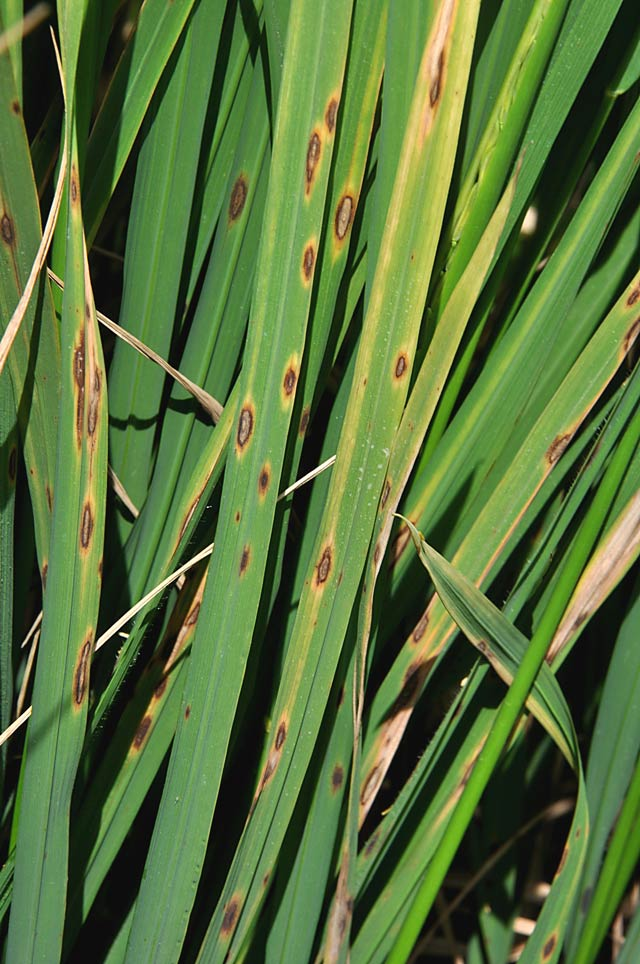
#> input picture test_brownspot.png, 640 x 964 px
$ python -i lesion_features.py   (imports and definitions only)   (older library calls are emulated)
#> lines starting #> are read from the running program, lines starting #| are printed output that depends on the picture; after the words box and inside, x2 and y2 are one past the last pixel; in counts of white or black regions, pixels touching at a corner belong together
#> further down, picture is the input picture: PIL image 640x964 RGB; mean R, G, B 88, 114.5, 58.7
### ml/preprocessor_shared.py
"""
Shared leaf preprocessing (train + inference).

Background removal is disabled by default (``REMOVE_BG_DEFAULT = False``) so the model
analyses the full original scene. Segmentation helpers remain for Layer 0 and optional
``remove_bg=True`` experiments.
"""

from __future__ import annotations

from collections import deque

import numpy as np
from PIL import Image

try:
    from scipy.ndimage import binary_fill_holes as _scipy_binary_fill_holes

    _SCIPY = True
except ImportError:
    _SCIPY = False

try:
    from skimage.measure import label as sk_label
    from skimage.morphology import closing, disk, opening

    _SKIMAGE = True
except ImportError:
    _SKIMAGE = False

_IMG_SIZE = 128
REMOVE_BG_DEFAULT = False

# Neutral backdrop after background removal (not pure white — avoids blown highlights)
_BG_COLOR = (235, 240, 235)
# Gentle luminance pull on masked leaf pixels only (no saturation/contrast boosts)
_LUMA_TARGET = 118.0
_LUMA_BLEND = 0.12
_CROP_MARGIN_FRAC = 0.06
# Segment on a downscaled copy for speed; final letterbox still targets ``size``.
_MAX_SEG_EDGE = 384


def _leaf_color_masks(arr: np.ndarray) -> tuple[np.ndarray, np.ndarray, np.ndarray, np.ndarray]:
    """HSV-based leaf colour bands: green, yellow-brown, g-dominant, skin-like."""
    r = arr[:, :, 0].astype(np.float32) / 255.0
    g = arr[:, :, 1].astype(np.float32) / 255.0
    b = arr[:, :, 2].astype(np.float32) / 255.0

    cmax = np.maximum(np.maximum(r, g), b)
    cmin = np.minimum(np.minimum(r, g), b)
    delta = cmax - cmin

    hue = np.zeros_like(r)
    mask_r = cmax == r
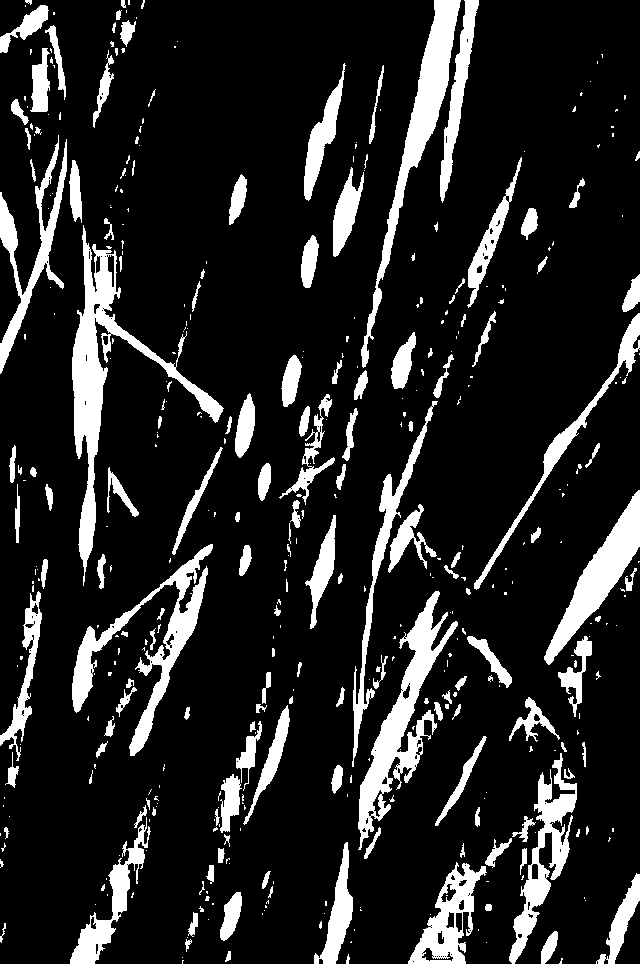
#> mask_r: shape (964, 640) bool; 14.5% white; 423 white regions (259 under 20 px), largest, box (x1, y1, x2, y2) and area: (72, 225, 224, 586) 8193, (358, 591, 458, 850) 6368, (361, 0, 461, 368) 5725
    mask_g = cmax == g
#> mask_g: shape (964, 640) bool; 86.8% white; 456 black regions (273 under 20 px), largest, box (x1, y1, x2, y2) and area: (358, 591, 458, 850) 5777, (361, 0, 461, 367) 5584, (72, 227, 112, 586) 5337
    mask_b = cmax == b
#> mask_b: shape (964, 640) bool; 2.2% white; 413 white regions (318 under 20 px), largest, box (x1, y1, x2, y2) and area: (218, 724, 260, 863) 1454, (107, 842, 147, 929) 1328, (559, 630, 592, 727) 1049
    hue[mask_r] = 60 * (((g[mask_r] - b[mask_r]) / (delta[mask_r] + 1e-8)) % 6)
    hue[mask_g] = 60 * (((b[mask_g] - r[mask_g]) / (delta[mask_g] + 1e-8)) + 2)
    hue[mask_b] = 60 * (((r[mask_b] - g[mask_b]) / (delta[mask_b] + 1e-8)) + 4)
#> hue: shape (964, 640) float32; min 0, max 357.7, mean 95.7

    sat = np.divide(delta, cmax, out=np.zeros_like(delta), where=cmax > 0)
    val = cmax

    green_leaf = (hue >= 35) & (hue <= 95) & (sat >= 0.18) & (val >= 0.15)
#> green_leaf: shape (964, 640) bool; 34.3% white; 826 white regions (660 under 20 px), largest, box (x1, y1, x2, y2) and area: (217, 0, 640, 964) 113353, (0, 0, 390, 825) 65052, (574, 753, 640, 964) 4442
    yellow_brown = (
        (hue >= 18) & (hue < 38) & (sat >= 0.12) & (val >= 0.12) & (g >= r * 0.82)
    )
#> yellow_brown: shape (964, 640) bool; 1.5% white; 533 white regions (474 under 20 px), largest, box (x1, y1, x2, y2) and area: (552, 493, 640, 652) 2402, (363, 704, 414, 814) 654, (329, 899, 351, 964) 628
    g_dominant = (g > 0.31) & (g > r * 1.05) & (g > b * 1.05)
#> g_dominant: shape (964, 640) bool; 59.4% white; 171 black regions (119 under 20 px), largest, box (x1, y1, x2, y2) and area: (60, 0, 273, 964) 63344, (308, 0, 640, 964) 53757, (405, 437, 640, 964) 34028
    skin_like = (hue < 28) & (sat >= 0.12) & (val >= 0.30) & (r > g * 0.88) & (r > b)
#> skin_like: shape (964, 640) bool; 1.3% white; 213 white regions (134 under 20 px), largest, box (x1, y1, x2, y2) and area: (571, 535, 637, 629) 896, (379, 707, 410, 760) 609, (75, 331, 84, 436) 510
    return green_leaf, yellow_brown, g_dominant, skin_like


def plant_mask_from_rgb(arr: np.ndarray) -> np.ndarray:
    """
    Boolean mask of plant-like pixels (green + yellow-brown leaf, excludes skin).

    Shared by background removal and Layer 0 heuristics so train/serve/gate agree.
    """
    green_leaf, yellow_brown, g_dominant, skin_like = _leaf_color_masks(arr)
    return (green_leaf | yellow_brown | g_dominant) & ~skin_like
#> returned value: shape (964, 640) bool; 71.3% white; 441 black regions (326 under 20 px), largest, box (x1, y1, x2, y2) and area: (60, 474, 212, 964) 22840, (178, 103, 381, 964) 21747, (440, 715, 578, 964) 16333


# [193 lines left out: functions green_leaf_fraction, _refine_plant_mask, _resize_for_segmentation, _largest_component, _fill_holes_by_border_flood, _fill_holes_in_mask and 7 more, not called in this run]

### ml/lesion_features.py
"""
Lesion-aware feature extractor for rice leaf disease classification.

Implements the four formula groups from the literature, computed AFTER the
lesion is segmented out of the leaf so the statistics describe the spot, not
the whole green leaf:

  1. GLCM (Haralick) texture features
       Build p(i,j) on the lesion region (gray quantized to 8 levels, masked).
       Distances d=1,2,3 px; angles 0deg, 45deg, 90deg, 135deg; properties
       averaged across distances and angles.

         Contrast      = sum_ij (i-j)^2 * p(i,j)
         Correlation   = sum_ij [(i-mu_i)(j-mu_j) * p(i,j)] / (sigma_i*sigma_j)
         Energy (ASM)  = sum_ij p(i,j)^2
         Homogeneity   = sum_ij p(i,j) / (1 + |i-j|)
         Entropy       = -sum_ij p(i,j) * log(p(i,j))

  2. HSV color moments per H, S, V channel (computed on lesion pixels only):
         mu    = (1/N) sum p_k
         sigma = sqrt((1/N) sum (p_k - mu)^2)
         skew  = cbrt((1/N) sum (p_k - mu)^3)        # signed cube root

  3. LBP (uniform, P=8, R=1) restricted to the lesion mask; returned as the
     normalized histogram (illumination-robust texture).

  4. Shape descriptors of the lesion mask:
         Circularity  = 4*pi * Area / Perimeter^2
         Eccentricity = best-fit-ellipse eccentricity (skimage regionprops)
         AspectRatio  = major_axis / minor_axis
         Solidity     = Area / ConvexHullArea
         Extent       = Area / BoundingBoxArea

Output: 1-D float32 vector of length ``LESION_FEATURE_DIM`` (= 29).

Segmentation strategy
---------------------
Lesions are off-green patches (brown/yellow/dark) sitting inside the green
leaf. The mask is built in two stages:

  a) Plant mask: re-use ``plant_mask_from_rgb`` so we never sample background.
  b) Within the plant region, mark a pixel as lesion when its HSV signature is
     non-green-leaf (brown/yellow hue, OR low V dark spot, OR low S desaturated
     pale spot). If that yields too few pixels, fall back to Otsu on the value
     channel within the plant region (darker class = lesion).

If even the fallback finds < ``_MIN_LESION_PIXELS`` pixels, the leaf is treated
as essentially healthy: GLCM / HSV / LBP are computed on the full plant region
instead, and the shape descriptors are returned as zeros (an explicit "no
lesion" signal the classifier can learn from).
"""

from __future__ import annotations

import numpy as np
from PIL import Image

try:
    from skimage.feature import graycomatrix, local_binary_pattern
    from skimage.filters import threshold_otsu
    from skimage.measure import label as sk_label
    from skimage.measure import regionprops
    from skimage.morphology import closing, disk, opening, remove_small_objects

    _SKIMAGE = True
except ImportError:
    _SKIMAGE = False

from .preprocessor_shared import plant_mask_from_rgb

# ---------------------------------------------------------------------------
# Tunables (kept as module constants so they show up in code review easily)
# ---------------------------------------------------------------------------

_GLCM_LEVELS = 8                       # gray-level quantization for p(i,j)
_GLCM_DISTANCES = (1, 2, 3)
_GLCM_ANGLES = (0.0, np.pi / 4, np.pi / 2, 3 * np.pi / 4)

_LBP_P = 8
_LBP_R = 1
_LBP_BINS = _LBP_P + 2                 # uniform method -> P+2 bins

_MIN_LESION_PIXELS = 60                # below this, treat leaf as healthy
_MIN_LEAF_PIXELS = 64

# Final feature vector layout (kept here so callers can sanity-check):
#   GLCM    : 5
#   HSV mom : 9
#   LBP hist: 10  (= _LBP_BINS)
#   shape   : 5
LESION_FEATURE_DIM = 5 + 9 + _LBP_BINS + 5  # = 29


# ---------------------------------------------------------------------------
# Color space helper
# ---------------------------------------------------------------------------

def _rgb_to_hsv_array(arr_uint8: np.ndarray) -> np.ndarray:
    """RGB uint8 (H,W,3) -> HSV float32 (H,W,3) with H in [0,360), S,V in [0,1]."""
    r = arr_uint8[..., 0].astype(np.float32) / 255.0
    g = arr_uint8[..., 1].astype(np.float32) / 255.0
    b = arr_uint8[..., 2].astype(np.float32) / 255.0
    cmax = np.maximum(np.maximum(r, g), b)
    cmin = np.minimum(np.minimum(r, g), b)
    delta = cmax - cmin

    h = np.zeros_like(r)
    mr, mg, mb = (cmax == r) & (delta > 0), (cmax == g) & (delta > 0), (cmax == b) & (delta > 0)
#> mr: shape (964, 640) bool; 13.3% white; 473 white regions (298 under 20 px), largest, box (x1, y1, x2, y2) and area: (72, 225, 224, 586) 7157, (361, 0, 461, 368) 5725, (72, 544, 213, 756) 5492
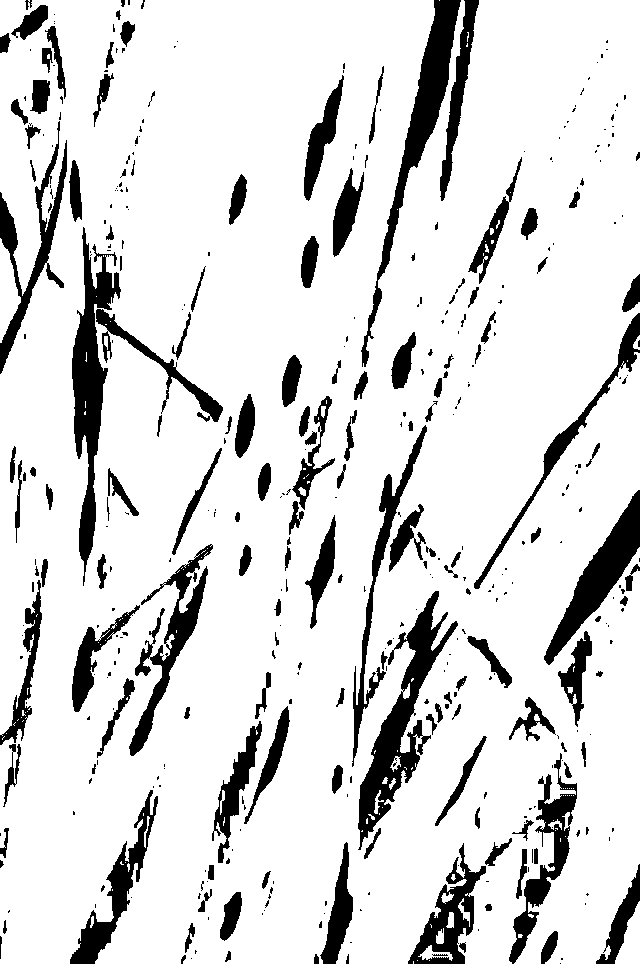
#> mg: shape (964, 640) bool; 85.6% white; 415 black regions (260 under 20 px), largest, box (x1, y1, x2, y2) and area: (358, 591, 458, 850) 6508, (72, 227, 121, 586) 6127, (361, 0, 461, 367) 5584
#> mb: shape (964, 640) bool; 1% white; 385 white regions (288 under 20 px), largest, box (x1, y1, x2, y2) and area: (233, 759, 248, 790) 209, (381, 768, 402, 801) 161, (142, 790, 154, 831) 156
    h[mr] = 60.0 * (((g[mr] - b[mr]) / delta[mr]) % 6)
    h[mg] = 60.0 * (((b[mg] - r[mg]) / delta[mg]) + 2)
    h[mb] = 60.0 * (((r[mb] - g[mb]) / delta[mb]) + 4)
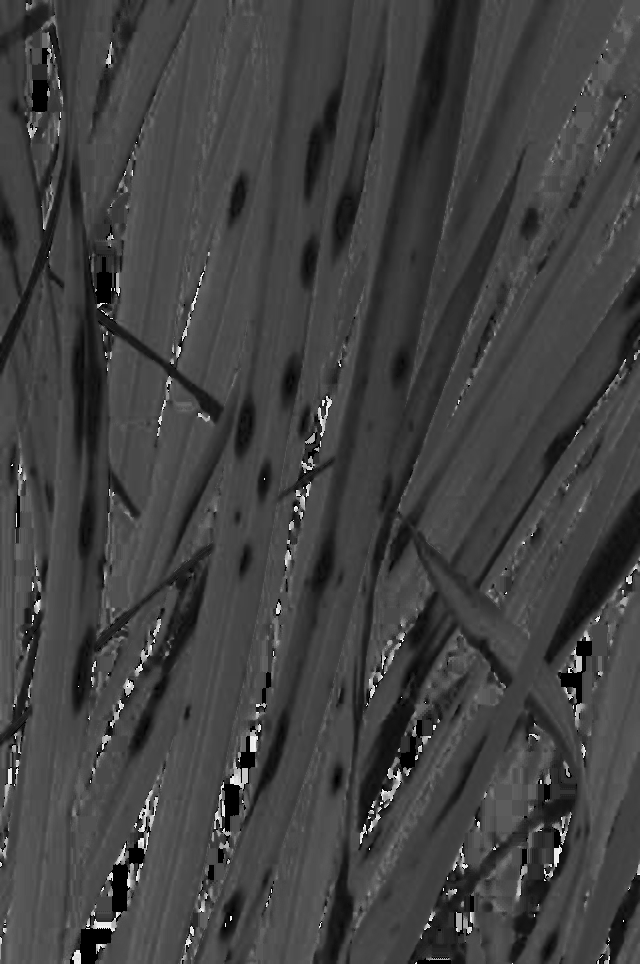
#> h: shape (964, 640) float32; min 0, max 357.7, mean 92.9; drawn with min black and max white

    s = np.divide(delta, cmax, out=np.zeros_like(delta), where=cmax > 0)
    v = cmax
    return np.stack([h, s, v], axis=-1).astype(np.float32)
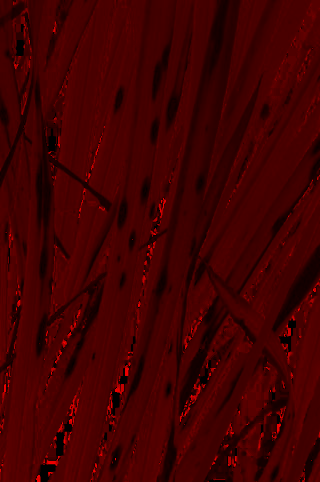
#> returned value: shape (964, 640, 3) float32 (shown at 1/2 size); mean of channels 0, 1, 2 92.9, 0.5, 0.5; drawn with min black and max white


# ---------------------------------------------------------------------------
# Lesion segmentation
# ---------------------------------------------------------------------------

def _refine_binary_mask(mask: np.ndarray) -> np.ndarray:
    """Morphological cleanup; tolerant if skimage is missing."""
    if not _SKIMAGE or mask.size == 0:
        return mask
    m = opening(mask, disk(1))
    m = closing(m, disk(2))
    m = m.astype(bool)
    try:
        # skimage >= 0.26 renamed the parameter to ``max_size`` with inclusive
        # semantics (size <= max_size removed). Use ``max_size=7`` so the
        # behaviour matches the older ``min_size=8`` (size < 8 removed) on both.
        m = remove_small_objects(m, max_size=7)
    except TypeError:
        try:
            m = remove_small_objects(m, min_size=8)
        except Exception:
            pass
    except Exception:
        pass
    return m


def segment_lesion(arr_uint8: np.ndarray) -> tuple[np.ndarray, np.ndarray]:
    """
    Return (lesion_mask, leaf_mask) — both bool arrays the same shape as ``arr_uint8``.

    Lesion = inside leaf AND (off-green hue OR dark OR pale).
    If that gives < ``_MIN_LESION_PIXELS``, an Otsu fallback on the V channel
    selects the darker pixel class inside the leaf. If even that fails, the
    returned lesion mask is all-False so the caller can fall back gracefully.
    """
    leaf_mask = plant_mask_from_rgb(arr_uint8)
    leaf_mask = _refine_binary_mask(leaf_mask)
    if leaf_mask.sum() < _MIN_LEAF_PIXELS:
        leaf_mask = np.ones(arr_uint8.shape[:2], dtype=bool)

    hsv = _rgb_to_hsv_array(arr_uint8)
    h, s, v = hsv[..., 0], hsv[..., 1], hsv[..., 2]

    # Healthy rice leaf foliage sits near H in [35, 95] with strong S. A pixel
    # inside the leaf qualifies as a lesion candidate when it falls outside that
    # band in a clearly disease-like way:
    #   brown_yellow : hue rotated toward red/orange while still saturated
    #                  (Brown Spot / Blast / Bacterial Blight)
    #   dark_necrotic: very dark AND saturated (rules out plain shadow on green)
    #   pale_spot    : washed-out highlight (chlorotic patches, Leaf Smut tips)
    brown_yellow = (((h < 35) | (h > 95)) & (s >= 0.25) & (v >= 0.15))
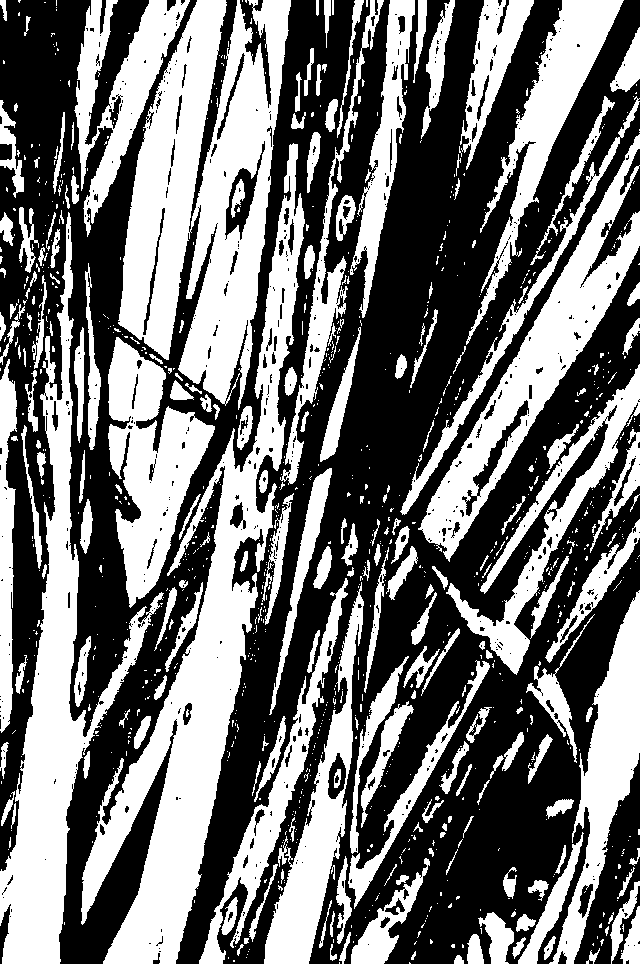
#> brown_yellow: shape (964, 640) bool; 44.7% white; 1034 white regions (809 under 20 px), largest, box (x1, y1, x2, y2) and area: (118, 0, 291, 410) 39053, (81, 143, 305, 964) 38695, (0, 212, 164, 964) 26559
    dark_necrotic = (v < 0.28) & (s >= 0.18)
#> dark_necrotic: shape (964, 640) bool; 25.6% white; 288 white regions (229 under 20 px), largest, box (x1, y1, x2, y2) and area: (406, 701, 579, 964) 17638, (60, 554, 211, 964) 16317, (396, 0, 640, 515) 16209
    pale_spot = (s < 0.15) & (v >= 0.65)
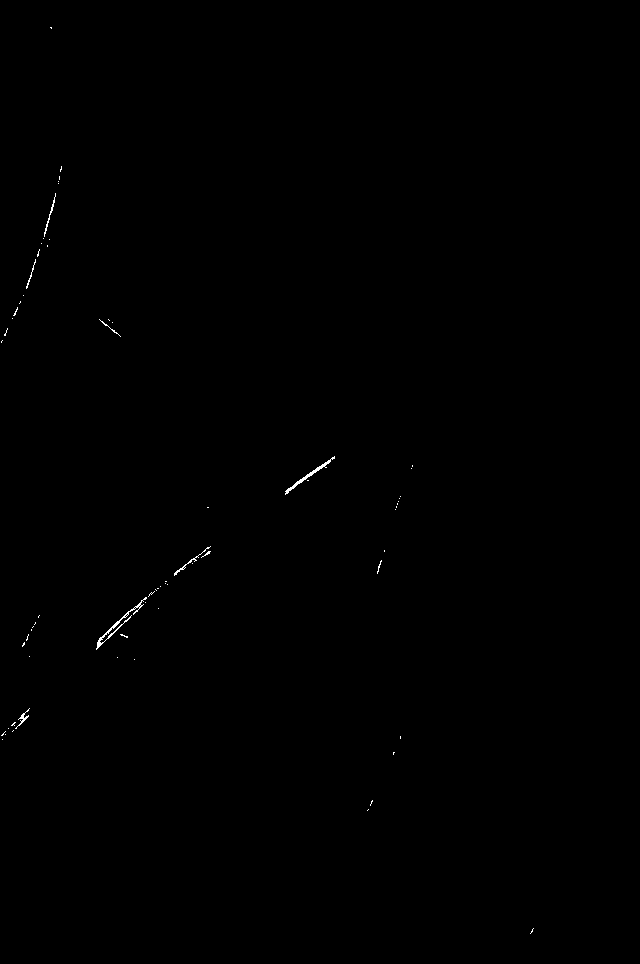
#> pale_spot: shape (964, 640) bool; 0.15% white in thin lines or dots, all inside (x1, y1, x2, y2) = (1, 27, 534, 934)
    lesion = leaf_mask & (brown_yellow | dark_necrotic | pale_spot)
#> lesion: shape (964, 640) bool; 40.8% white; 1638 white regions (1410 under 20 px), largest, box (x1, y1, x2, y2) and area: (83, 143, 305, 964) 38098, (0, 212, 86, 964) 24758, (177, 0, 291, 410) 20063
    lesion = _refine_binary_mask(lesion)
#> (the rest of the program and of its run is left out)
